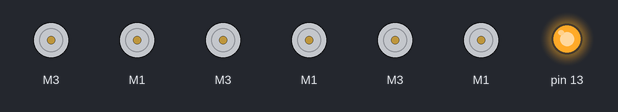
This sketch was run on a simulated Arduino Mega 2560, built with avr-gcc and run on an emulated ATmega2560. Shown: 6 × DC motor (green arrow = forward, orange = backward, longer = faster), output pins drawn as LEDs (lit = HIGH). At 26.6 s the program stops and its outputs stay as they are.

Above: at 0.1 s.
At 2.6 s:
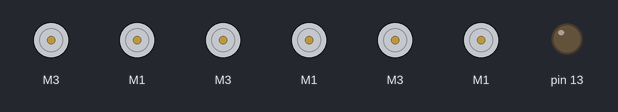
At 4.5 s:
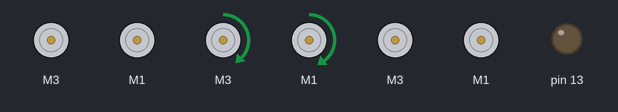
At 5.5 s:
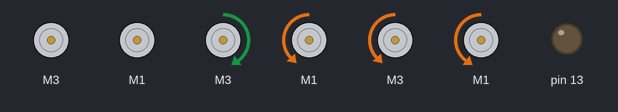
At 11.7 s:
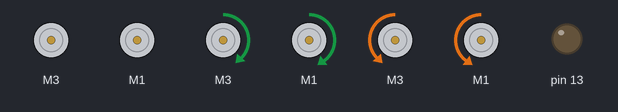
At 26.2 s:
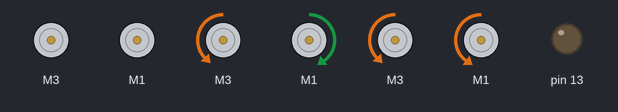
Timing chart, 0 to 27.7 s (numbered marks = the images above):
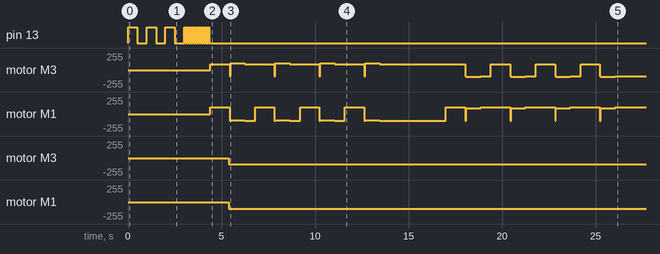

The sketch:

B3_SpinSquare_DAB.ino
```cpp
/* B3_SpinSquare.ino
   Drive the TWO-WHEELED Bread Board Bot (BBbot, B^3)
   in a square, stopping at (or near!) end point.

   Arduino: Arduino Mega 256 v3 Clone
   Motor Shield: Adafruit assembled Motor Shield for Arduino v2
   ---->  http://www.adafruit.com/products/1438

   Programmer: Dave Eslinger; June 7, 2015
   Revisions:
*/
#include <Wire.h>
#include <Adafruit_MotorShield.h>
#include <math.h>
#include <breadboardbot.h>

// Create the motor shield object with the default I2C address
Adafruit_MotorShield AFMS = Adafruit_MotorShield();

// Define Constants
const byte TESTSPEED = 100;
const byte DIRECTION = TURNLEFT;

// Define 'ports' for motors.
const byte LEFT_MOTOR_PORT = 3;
const byte RIGHT_MOTOR_PORT = 1;
// Create pointers to motor control objects
Adafruit_DCMotor *motorLeft = AFMS.getMotor(LEFT_MOTOR_PORT);
Adafruit_DCMotor *motorRight = AFMS.getMotor(RIGHT_MOTOR_PORT);

void setup(void){
  AFMS.begin();  // create with the default frequency 1.6KHz
  // Turn off all motors to start, just a good habit
  motorLeft->run(RELEASE);
  motorRight->run(RELEASE);
  pinMode(13, OUTPUT);
}

void loop(void){

  for(int i = 0; i < 3; i++){ //delays for three seconds, LED blinking, so you can place the robot
    digitalWrite(13, HIGH);
    delay(500);
    digitalWrite(13, LOW);
    delay(500);
  }
  for(int i = 0; i < 14; i++){ //Blinks really fast when it's about to go.
    digitalWrite(13, HIGH);
    delay(50);
    digitalWrite(13, LOW);
    delay(50);
  }

  // Autonomous loop for driving in a square
  for ( byte leg = 1; leg <= 4; leg++ ) {
    drive(10., TESTSPEED, *motorLeft, *motorRight);// Forward for 10 inches
    allStop(FORWARD, *motorLeft, *motorRight);
    spin(-90., TESTSPEED, *motorLeft, *motorRight); // 90 deg. to left
    //allStop(FORWARD, *motorLeft, *motorRight);
    spinStop(-90., *motorLeft, *motorRight);
    delay(500);  // Pause for 1/2 a second after turning
  }
  delay(3000);
  for ( byte leg = 1; leg <= 4; leg++ ) {
    drive(10., TESTSPEED, *motorLeft, *motorRight);// Forward for 10 inches
    allStop(FORWARD, *motorLeft, *motorRight);
    spin(90., TESTSPEED, *motorLeft, *motorRight); // 90 deg. to left
//    allStop(FORWARD, *motorLeft, *motorRight);
    spinStop(90., *motorLeft, *motorRight);
    delay(500);  // Pause for 1/2 a second after turning
  }
  while(1){}
}
```

Measured:
- by itself, pin 13: goes 3 × (HIGH 0.50 s, LOW 0.50 s), 13 × (HIGH 0.05 s, LOW 0.05 s), HIGH 0.05 s, then LOW
- by itself, motor M3: stopped → backward 90/255 at 5.4 s
- by itself, motor M1: stopped → backward 100/255 at 5.4 s
